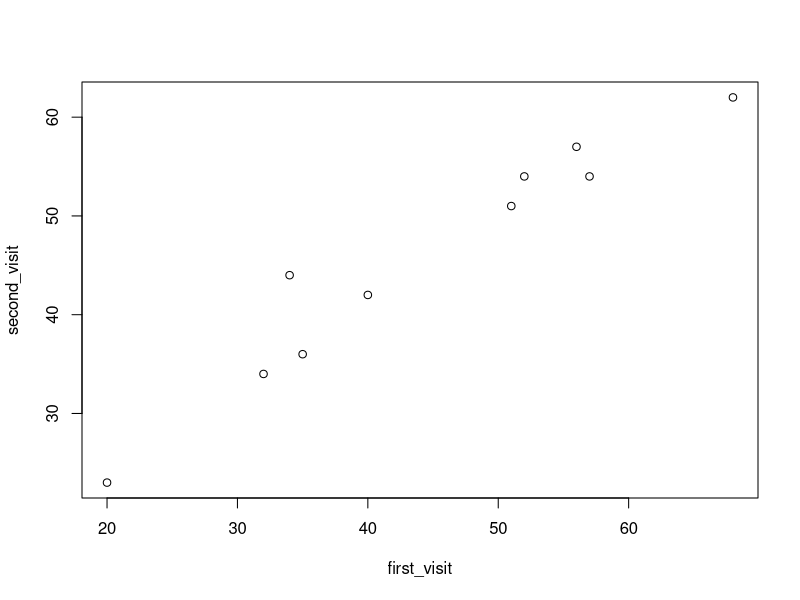
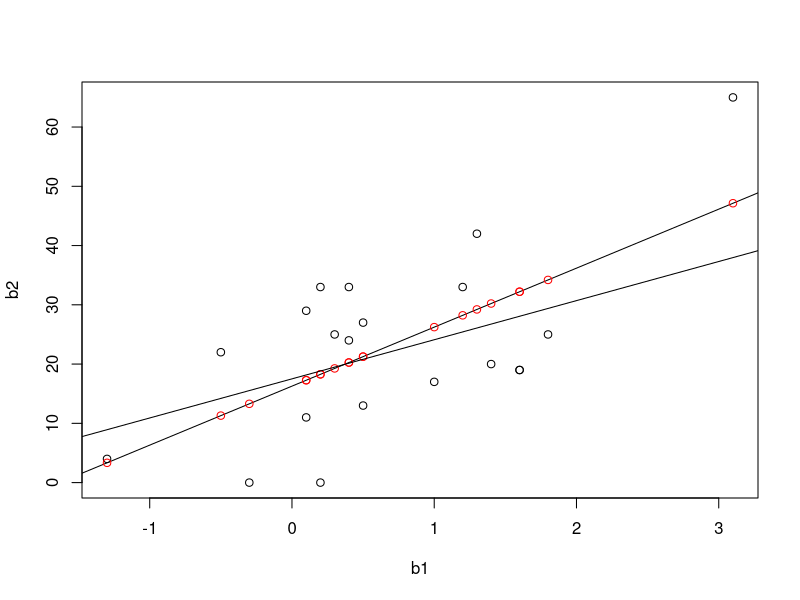

Source code (R) for these figures, in order:
#1. A store keeps track of purchase history. The manager wonders if there is an association between the amount of money a customer spends on their first visit to the store and their second visit. Below is data collected on 10 customers. Each column corresponds to one customer. For example, the first customer spend $20 on the first visit and $23 on the second visit. The second customer spend $32 on first visit and $34 on second, etc.
#Money spent on first visit (in dollars): 20,32,35,34,40,51,52,56,57,68 Money spent on second visit (in dollars): 23,34,36,44,42,51,54,57,54,62
first_visit <- c(20,32,35,34,40,51,52,56,57,68)
second_visit <- c(23,34,36,44,42,51,54,57,54,62)
data=cbind(first_visit,second_visit)
#a. Display the relationship between first and second visit dollar amounts?
plot(first_visit,second_visit)
#b. Describe the pattern in part (a) briefly. Is there a relationship? Is it positive or negative? Is it linear or non-linear? Is it weak or strong?
#It shows the positive linear relation ship betweeen first_visit and second_visit, It's quite strong.
#c. Calculate the correlation coefficient between the amount of money spent on the first visit and the second visit.
corelation <- cor(first_visit,second_visit)
standard_error <- sqrt((1-corelation^2)/(length(first_visit)-2))
#d. What does the standard error in part (c) refer to?
#e. Calculate an approximate 95% confidence interval for ρ.
interval_right <- cor(data)-2*standard_error#first answer
interval_left <- cor(data)+2*standard_error#first answer
rt<-cor.test(first_visit,second_visit)#Second answer
rt$conf.int#Second answer


#2. Answer the following question using the data from question (2).
#a. Adding $30 to each of the observations for the second visit. How is the correlation coefficient between first and second visits affected? What can you conclude about the effects on the correlation coefficient of adding a constant to one or both of the variables?
c1_B <- first_visit + 30
c2_B <- second_visit + 30
cor(first_visit,c2_B)
#b. Convert the first visit to cents (i.e., multiply by 100). How does this affect the correlation between the first and second visits? What can you conclude about the effects on the correlation coefficient of multiplying one or both of the variables by a constant?
c1_C <- first_visit*100
cor(c1_C,second_visit)


#3. Some species seem to thrive in captivity, whereas others are prone to health and behavior difficulties when caged. Maternal care problems in some captive species, for example, lead to high infant mortality. Can these differences be predicted? The following data are measurements of the infant mortality (percentage of births) of 20 carnivore species in captivity along with the log (based-10) of the minimal home range sizes (in km2) of the same species in the wild (Clubb and Mason 2003). For example, -1.3 is the home range and 4 is the captive infant mortality percentage.
#Log home range size: -1.3 (4),-0.5 (22),-0.3 (0),0.2 (0),0.1 (11),0.5 (13),1.0 (17),0.3 (25),0.4 (24),0.5 (27),0.1 (29),0.2 (33),0.4 (33),1.3 (42),1.2 (33),1.4 (20),1.6 (19),1.6 (19),1.8 (25),3.1 (65)
#a. Draw a scatter plot of these data, with log of home range size as the explanatory variable. Describe the association between the two variables in words.
b1 <- c(-1.3,-0.5,-0.3,0.2,0.1,0.5,1.0,0.3,0.4,0.5,0.1,0.2,0.4,1.3,1.2,1.4,1.6,1.6,1.8,3.1)
b2 <- c(4,22,0,0,11,13,17,25,24,27,29,33,33,42,33,20,19,19,25,65)
plot(b1,b2)
#b. Estimate the slope and intercept of the least squares regression line, with the log of home range size as the explanatory variable. Add this line to your plot.
m <- lm(b2~b1)
abline(m)
#c. Does home range size in the wild predict the mortality of captive carnivores? Carry out a formal test. Assume that the species data are independent.
# Ho: home range size does not predict infant mortality (beta = 0)
# Ha: home range size does predict infant mortality (beta != 0)
# answer: b = 9.955, a=16.280, SE=2.766, t=3.6, df=18, P=0.002
# reject null Ho
summary(m)
a <- m$coefficients[1]
b <- m$coefficients[2]
a = 16.28047
b = 9.955187
# predicted values vs actual values
b3 <- mat.or.vec(20,1)
for (i in 1:length(b3)) {
  b3[i] = b*b1[i] + a
}
points(b1,b3,col="red")
#d. Outliers should be investigated because they might have a substantial effect on the estimate so of the slope and intercept. Recalculate the slope and intercept of the regression line from part (c) after excluding the outlier at large home range size (which correspond to the polar bear). Add the new line to your plot. By how much did it change the slope?
b1_p <- c(-1.3,-0.5,-0.3,0.2,0.1,0.5,1.0,0.3,0.4,0.5,0.1,0.2,0.4,1.3,1.2,1.4,1.6,1.6,1.8)
b2_p <- c(4,22,0,0,11,13,17,25,24,27,29,33,33,42,33,20,19,25,25)
m_p <- lm(b2_p~b1_p)
abline(m_p)
summary(m_p)
# answer: b = 6.600, a=17.510, SE = 3.074, t=2.147, df=17, P = 0.0465
# still reject Ho but not as strongly, the slope changes from 9.955 to 6.600

